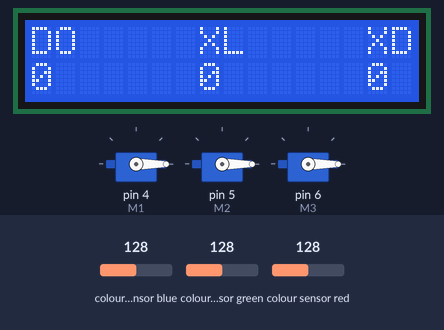
Simulated run of this sketch. Board: Arduino Uno, built with avr-gcc and run on an emulated ATmega328P. On the bench: 16×2 character LCD, 3 × servo. The test bench sets the inputs (shaded band); at power-on: colour sensor blue 128, colour sensor green 128, colour sensor red 128. What the sketch prints to the serial monitor is not drawn.

Above: at 1.2 s.
1.3 s: colour sensor blue set to 104
4.3 s: colour sensor blue set to 96
7.3 s: colour sensor green set to 5
At 7.8 s:
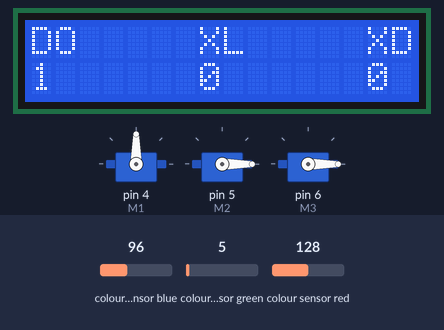
At 8.6 s:
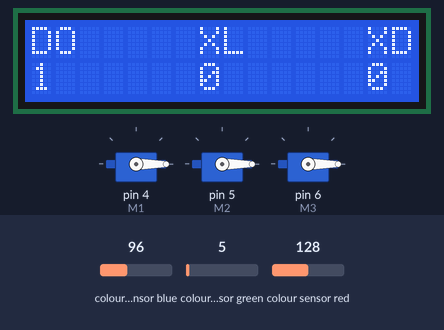
Timing chart, 0 to 10.3 s (numbered marks = the images above; inputs shaded):
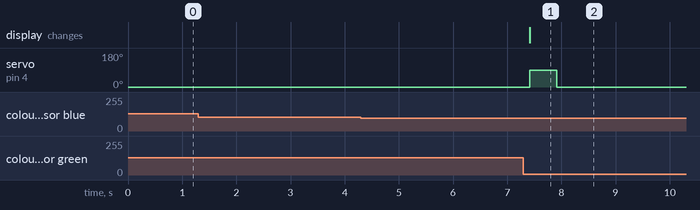

Measured:
- after the input at 1.3 s, every drawn part: stays the same
- after the input at 4.3 s, every drawn part: stays the same
- after the input at 7.3 s, servo on pin 4 (M1): 0° → 90° after 0.11 s, → 0° 0.50 s later; the display: changes after 0.11 s (image 1)

The sketch:

DEM_SAN_PHAM.ino
```cpp
#include <Wire.h>
#include "Adafruit_TCS34725.h"
Adafruit_TCS34725 tcs = Adafruit_TCS34725(TCS34725_INTEGRATIONTIME_50MS, TCS34725_GAIN_4X);
#define cambien 2
long time1,time2,time3;
int mDO,mXL,mXD;
int DO,XL,XD;
#include <Wire.h>
#include <LiquidCrystal_I2C.h>
LiquidCrystal_I2C lcd(0x27,16,2);

#include <Servo.h>

Servo M1;
Servo M2;
Servo M3;
void setup() {
  Serial.begin(9600);
  lcd.init();                      // initialize the lcd
  lcd.backlight();
  M1.attach(4);
  M2.attach(5);
  M3.attach(6);
  //Serial.println("Color View Test!");
  pinMode(cambien, INPUT_PULLUP);
  if (tcs.begin()) {
    //Serial.println("Found sensor");
  } else {
    Serial.println("No TCS34725 found ... check your connections");
    while (1); // halt!
  }
  M1.write(0);
  M2.write(0);
  M3.write(0);
  hienthi();
}
void hienthi(){
  lcd.setCursor(0, 0);
  lcd.print("DO");
  lcd.setCursor(7, 0);
  lcd.print("XL");
  lcd.setCursor(14, 0);
  lcd.print("XD");
  lcd.setCursor(0, 1);
  lcd.print(mDO);
  lcd.setCursor(7, 7);
  lcd.print(mXL);
  lcd.setCursor(14, 14);
  lcd.print(mXD);
}
void loop() {

  float red, green, blue;

  tcs.setInterrupt(false);  // turn on LED

  delay(60);  // takes 50ms to read

  tcs.getRGB(&red, &green, &blue);

  tcs.setInterrupt(true);  // turn off LED

  Serial.print("R:\t"); Serial.print(int(red));
  Serial.print("\tG:\t"); Serial.print(int(green));
  Serial.print("\tB:\t"); Serial.print(int(blue));
  Serial.println("");
  DO = int(red);
  XL = int(green);
  XD = int(blue);


 if(DO >= 100 && XL < 100 && XD < 100){
  if(millis() - time1 < 500){
    mDO = mDO + 1;
    hienthi();
    M1.write(90);
    delay(500);
    M1.write(0);
  }
 }
 else{
    time1 = millis();
  }

 if(DO < 100 && XL >= 100 && XD < 100){
  if(millis() - time2 < 500){
    mXL = mXL + 1;
    hienthi();
    M2.write(90);
    delay(500);
    M2.write(0);
  }
 }
 else{
    time2 = millis();
  }

 if(DO < 100  && XL < 100 && XD >= 100){
  if(millis() - time3 < 500){
    mXD = mXD + 1;
    hienthi();
    M3.write(90);
    delay(500);
    M3.write(0);
  }
 }
 else{
    time3 = millis();
  }

}
```
